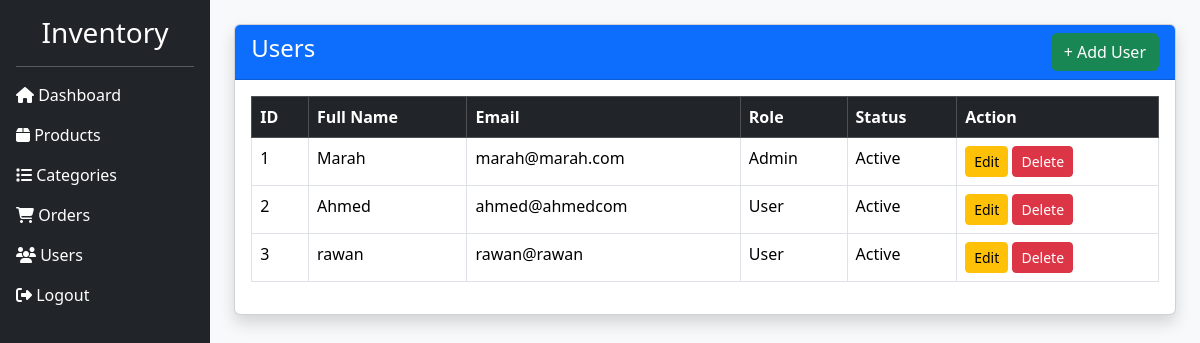
The page /admin/users.php (signed in) on the database its author committed.
### tables this page shows
CREATE TABLE `users` (
  `id` int(11) NOT NULL,
  `full_name` varchar(100) NOT NULL,
  `email` varchar(100) NOT NULL,
  `password` varchar(255) NOT NULL,
  `role` enum('admin','user') NOT NULL DEFAULT current_timestamp(),
  `image` varchar(255) NOT NULL,
  `created_at` timestamp NOT NULL DEFAULT current_timestamp(),
  `status` enum('active','inactive') NOT NULL
);

### admin/users.php (the view, shortened to what this page needs)
<?php
include "../config/db.php";
include "../includes/header.php";
include "../includes/sidebar.php";
$result = mysqli_query($conn,"SELECT * FROM users");
?>
<div class="card shadow">
<div class="card-header bg-primary text-white">
<div class="d-flex justify-content-between align-items-center">
<h4>Users</h4>
<a href="add_user.php" class="btn btn-success">
+ Add User
</a>
</div>
</div>
<div class="card-body">
<table class="table table-bordered table-hover">
<thead class="table-dark">
<tr>
<th>ID</th>
<th>Full Name</th>
<th>Email</th>
<th>Role</th>
<th>Status</th>
<th>Action</th>
</tr>
</thead>
<tbody>
<?php while($row=mysqli_fetch_assoc($result)){ ?>
<tr>
<td><?php echo $row['id']; ?></td>
<td><?php echo $row['full_name']; ?></td>
<td><?php echo $row['email']; ?></td>
<td><?php echo ucfirst($row['role']); ?></td>
<td><?php echo ucfirst($row['status']); ?></td>
<td>
<a href="edit_user.php?id=<?php echo $row['id']; ?>"
class="btn btn-warning btn-sm">
Edit
</a>
<a href="delete_user.php?id=<?php echo $row['id']; ?>"
class="btn btn-danger btn-sm"
onclick="return confirm('Are you sure you want to delete this user?');">
Delete
</a>
</td>
</tr>
<?php } ?>
</tbody>
</table>
</div>
</div>
<?php
include "../includes/footer.php";
?>

### rows shown on the page
users: id "1", full_name "Marah", email "marah@marah.com", role "Admin", status "Active"
users: id "2", full_name "Ahmed", email "ahmed@ahmedcom", role "User", status "Active"
users: id "3", full_name "rawan", email "rawan@rawan", role "User", status "Active"
